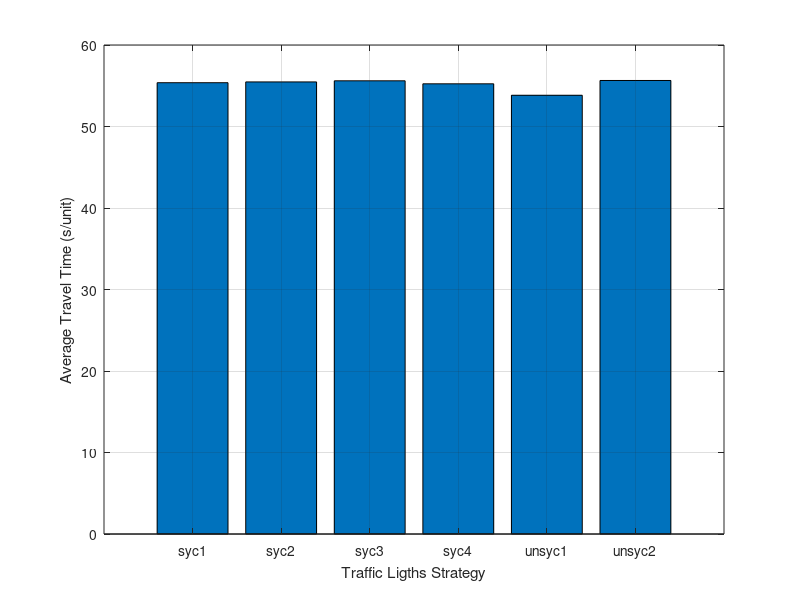

MATLAB code for this plot:

close all;clc;clear

syc1 = [50, 56, 63, 60, 63, 55, 56, 50, 59, 51, 49, 59, 50, 49, 53, 61, 60, 53, 59, 57, 53, 55, 58, 50];
syc2 = [57, 54, 49, 62, 65, 58, 60, 65, 49, 56, 56, 62, 44, 46, 52, 51, 57];
syc3 = [45, 57, 54, 69, 65, 55, 58, 48, 59, 59, 55, 56, 53, 54, 58, 52, 54, 54, 53, 57, 54, 60, 50];
syc4 = [55, 51, 54, 63, 49, 58, 52, 54, 56, 49, 56, 57, 59, 52, 57, 53, 61, 58, 59, 51, 63, 49, 48, 62, 55];
unsyc1 = [54, 45, 63, 53, 54, 58, 52, 48, 56, 50, 52, 43, 54, 50, 49, 50, 61, 59, 60, 59, 57, 61, 52, 52];
unsyc2 = [53, 56, 57, 61, 58, 50, 54, 54, 49, 43, 50, 65, 53, 65, 66, 57, 55];

syc1_avg = mean(syc1);
syc2_avg = mean(syc2);
syc3_avg = mean(syc3);
syc4_avg = mean(syc4);
unsyc1_avg = mean(unsyc1);
unsyc2_avg = mean(unsyc2);

avg_time = [syc1_avg, syc2_avg, syc3_avg, syc4_avg, unsyc1_avg, unsyc2_avg];

b=bar(avg_time );
grid on
set(gca,'XTickLabel',{'syc1','syc2','syc3','syc4','unsyc1','unsyc2'})
xlabel('Traffic Ligths Strategy');
ylabel('Average Travel Time (s/unit)');

